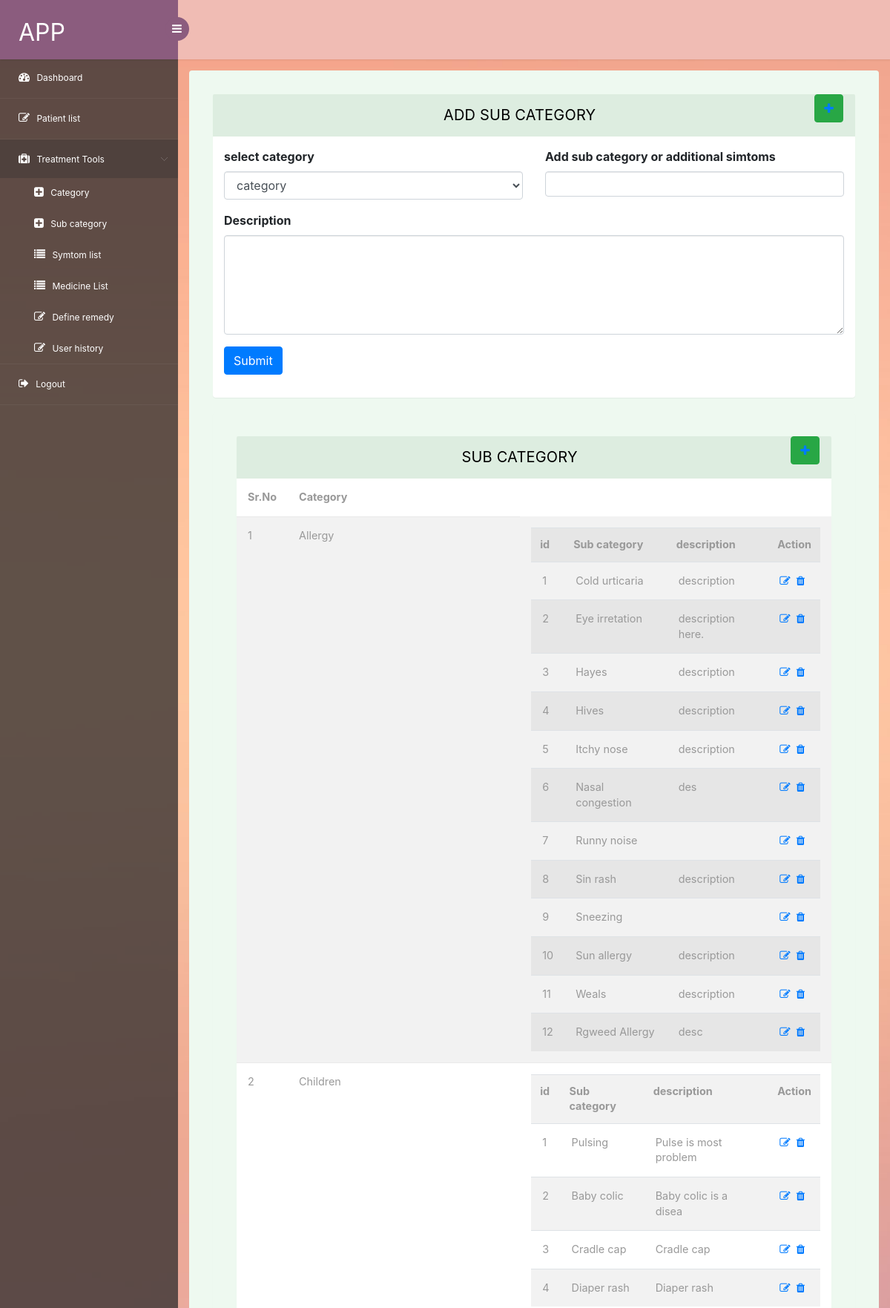
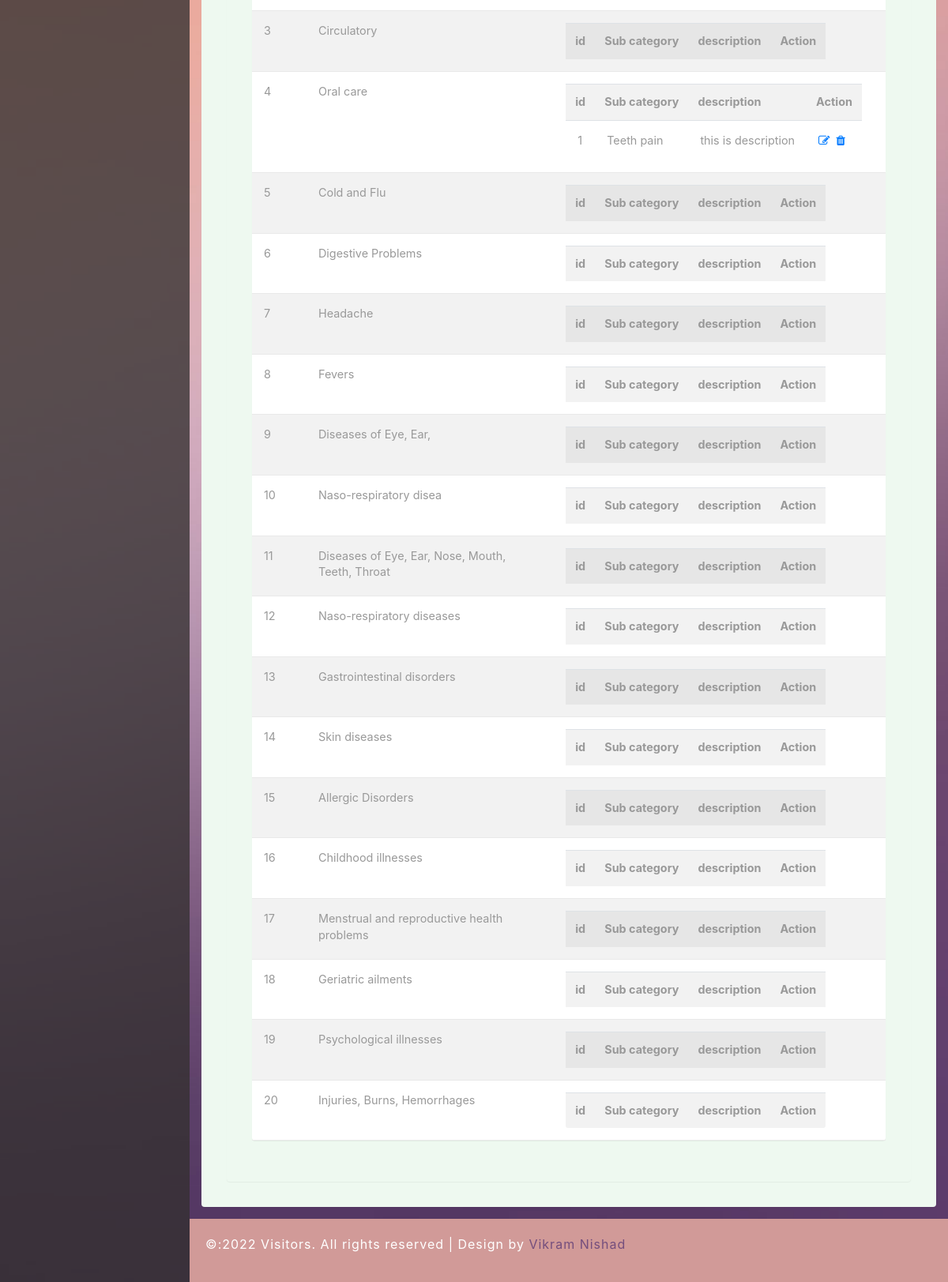
Page /subcategory.php (signed in) on the committed database (2 pictures, top to bottom).
### tables this page shows
CREATE TABLE `category` (
  `id` int(11) NOT NULL,
  `catname` varchar(55) NOT NULL,
  `descrition` varchar(33) NOT NULL
);

CREATE TABLE `subcategory` (
  `id` int(22) NOT NULL,
  `category` int(22) NOT NULL,
  `subcategory` varchar(22) NOT NULL,
  `decription` varchar(22) NOT NULL
);

### subcategory.php (the view, shortened to what this page needs)
<?php
include('server_connection.php');
?>
<!DOCTYPE html>
<html>
<head>
  <?php include('head.php');  ?>
</head>
<body>
<?php include('header.php') ?>
<?php  include('aside.php'); ?>
<section id="main-content">
  <section class="wrapper">
<div class="table-agile-info">
  <div class="panel panel-default">
    <div class="panel-heading">
    Add Sub Category <span class="btn btn-success" style="float: right;"><a href="add-sub-category.php"><i class="fa fa-plus "></i></a> </span>
    </div>
    <div class="panel-body">
   <form class="row" method="post" action="" >
    <div class="form-group col-sm-6">
    <label for="category">select category</label>
    <select class="form-control" id="category" name="category">
      <option value="selected"> category </option>
    </select>
  </div>
  <div class="form-group col-sm-6">
    <label for="subcategory">
        Add sub category or additional simtoms</label>
    <input type="text" class="form-control" id="subcategory" name="subcategory"   placeholder="Enter sub category name">
  </div>
  <div class="form-group col-sm-12">
    <label for="description">Description</label>
   <textarea class="form-control" id="description" name="description"  rows="5"> </textarea>
  </div>
 <div class="form-group col-sm-12">
     <button type="submit" class="btn btn-primary" name="submit">Submit</button>
  </div>
</form>
  </div>
</div>
<div class="table-agile-info">
  <div class="panel panel-default">
    <div class="panel-heading">
     Sub Category <span class="btn btn-success" style="float: right;"><a href="add-sub-category.php"><i class="fa fa-plus "></i></a> </span>
    </div>
    <div class="table-responsive">
      <table class="table table-striped b-t b-light">
        <thead>
          <tr>
            <th style="width:20px;">
             Sr.No
            </th>
            <th>Category</th>
          </tr>
        </thead>
        <tbody>
   <?php
$num=1;
    $sql="SELECT * FROM category ";
    $run=mysqli_query($con,$sql);
    while ($data=mysqli_fetch_assoc($run)) {
   ?>
          <tr>
            <td><?php echo $num ?></td>
            <td><span class="text-ellipsis"><?php  echo$data['catname'];   ?></span></td>
            <td>
              <table>
                <tr>
                  <th>id </th>  <th>Sub category</th>  <th>description</th><th>Action</th>
                </tr>
<?php
$ip=$data['id'];
$srno=1;
$run2=mysqli_query($con,"SELECT * FROM subcategory where category='$ip'");
    while ($data2=mysqli_fetch_assoc($run2)) {
?>
<tr>
               <td> <?php echo $srno; ?></td>
                <td> <?php echo $data2['subcategory']; ?></td>
                <td> <?php echo $data2['decription']; ?></td>
                <td>
                  <a href="#"><i class="fa fa-edit"></i></a> &nbsp;<a href="#"><i class="fa fa-trash"></i></a></a>
                </td>
              <?php $srno++; } ?>
</tr>
              </table>
            </td>
         </tr>
      <?php $num++;} ?>
    </div>
  </div>
</div>
<?php   include('footer.php'); ?>
</body>
</html>

### css/style.css (style rules this page uses)
html, body { font-family: 'Roboto', sans-serif; font-size: 100%; overflow-x: hidden; background: url(../images/bg.jpg) no-repeat 0px 0px; background-size:cover; }
body a { transition: 0.5s all ease; -webkit-transition: 0.5s all ease; -moz-transition: 0.5s all ease; -o-transition: 0.5s all ease; -ms-transition: 0.5s all ease; text-decoration:none; }
ul,label { margin:0; padding:0; }
#main-content { margin-left:240px; -webkit-transition:all .3s ease-in-out; -moz-transition:all .3s ease-in-out; -o-transition:all .3s ease-in-out; transition:all .3s ease-in-out; }
.wrapper { display:inline-block; margin-top:80px; padding:15px; width:100%; }
.panel-heading { position: relative; height: 57px; line-height: 57px; letter-spacing: 0.2px; color: #000; font-size: 18px; font-weight: 400; padding: 0 16px; background:#ddede0; border-top-right-radius: 2px; border-top-left-radius: 2px; text-transform: uppercase; text-align: center; }
.panel { border: none ! important; }
.table>thead>tr>th { border-bottom: 1px solid #e1ab91 ! important; }
.table>tbody>tr>td, .table>tbody>tr>th, .table>tfoot>tr>td, .table>tfoot>tr>th, .table>thead>tr>td, .table>thead>tr>th { border-bottom: 1px solid #e9e9e9 ! important; }
.table > thead > tr > th, .table > tbody > tr > th, .table > tfoot > tr > th, .table > thead > tr > td, .table > tbody > tr > td, .table > tfoot > tr > td { border-top: none !important; }
.table td, .table>tbody>tr>td, .table>tbody>tr>th, .table>tfoot>tr>td, .table>tfoot>tr>th, .table>thead>tr>td, .table>thead>tr>th { padding: 15px!important; }
.table > thead > tr > th, .table > tbody > tr > th, .table > tfoot > tr > th, .table > thead > tr > td, .table > tbody > tr > td, .table > tfoot > tr > td { font-size: 0.9em; color: #999; border-top: none !important; }
.table-agile-info { background: #eef9f0; padding: 2em; border-radius: 4px; -webkit-box-shadow: 0 1px 1px rgba(0,0,0,.05); box-shadow: 0 1px 1px rgba(0,0,0,.05); }
.panel-default>.panel-heading { color: #000000 ! important; background-color: #ddede0 ! important; border-color: #ddede0 ! important; font-size: 20px; }

### rows in the picture
category: catname "Allergy"
subcategory: subcategory "Cold urticaria", decription "description"
subcategory: subcategory "Eye irretation", decription "description here."
subcategory: subcategory "Hayes", decription "description"
subcategory: subcategory "Hives", decription "description"
subcategory: subcategory "Itchy nose", decription "description"
subcategory: subcategory "Nasal congestion", decription "des"
subcategory: subcategory "Runny noise"
subcategory: subcategory "Sin rash", decription "description"
subcategory: subcategory "Sneezing"
subcategory: subcategory "Sun allergy", decription "description"
subcategory: subcategory "Weals", decription "description"
subcategory: subcategory "Rgweed Allergy", decription "desc"
category: catname "Children"
subcategory: subcategory "Pulsing", decription "Pulse is most problem"
subcategory: subcategory "Baby colic", decription "Baby colic is a disea"
subcategory: subcategory "Cradle cap", decription "Cradle cap"
subcategory: subcategory "Diaper rash", decription "Diaper rash"
category: catname "Circulatory"
category: catname "Oral care"
subcategory: subcategory "Teeth pain", decription "this is description"
category: catname "Cold and Flu"
category: catname "Digestive Problems"
category: catname "Headache"
category: catname "Fevers"
category: catname "Diseases of Eye, Ear,"
category: catname "Naso-respiratory disea"
category: catname "Diseases of Eye, Ear, Nose, Mouth, Teeth, Throat"
category: catname "Naso-respiratory diseases"
category: catname "Gastrointestinal disorders"
category: catname "Skin diseases"
category: catname "Allergic Disorders"
category: catname "Childhood illnesses"
category: catname "Menstrual and reproductive health problems"
category: catname "Geriatric ailments"
category: catname "Psychological illnesses"
category: catname "Injuries, Burns, Hemorrhages"
